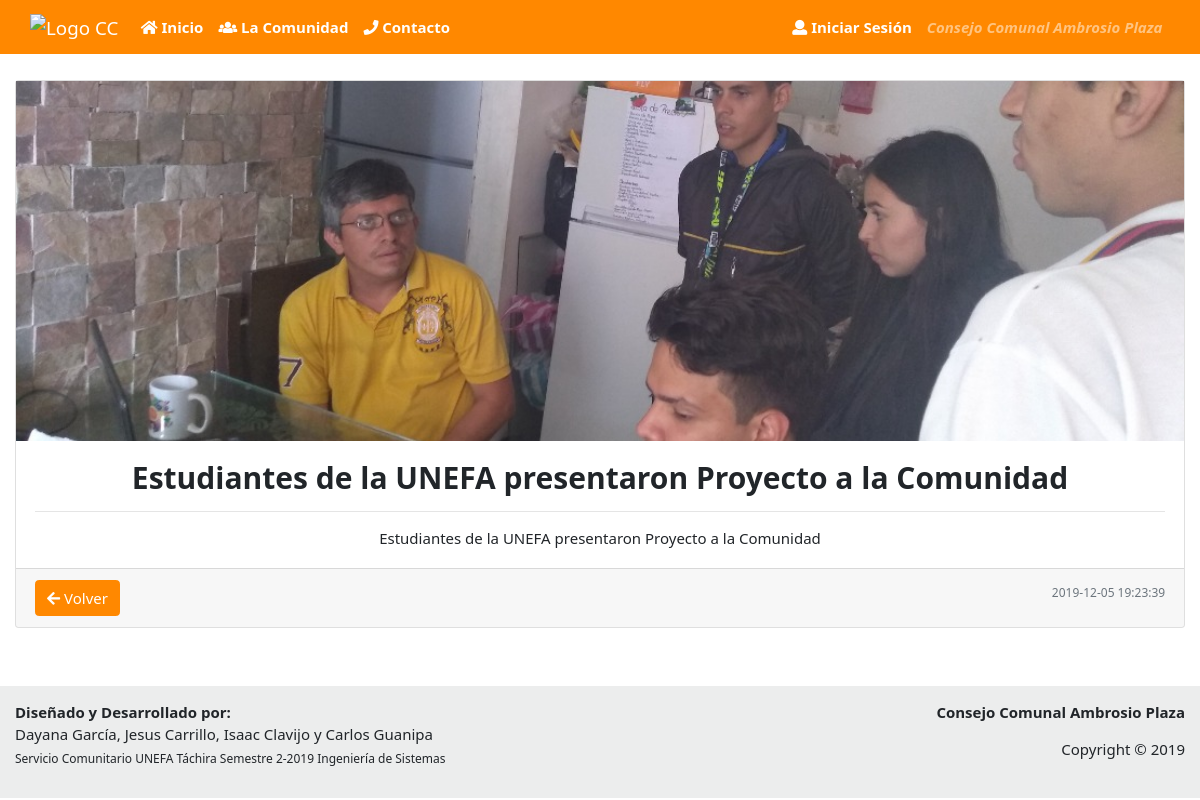
Screenshot of /paginas/noticia_detalle.php?id=4 with the database file from the repository.
### tables this page shows
CREATE TABLE `tab_not` (
  `ident_not` int(11) NOT NULL,
  `titul_not` varchar(100) DEFAULT NULL,
  `desco_not` varchar(100) DEFAULT NULL,
  `descr_not` varchar(2000) DEFAULT NULL,
  `image_not` varchar(250) DEFAULT NULL,
  `fecpu_not` datetime DEFAULT CURRENT_TIMESTAMP,
  `statu_not` varchar(45) DEFAULT NULL
);

### paginas/noticia_detalle.php (the view, shortened to what this page needs)
<?php
require_once('includes/principal_header.php');
$id = $_GET['id'];
?>
<head>
</head>
<?php
  $query="SELECT * FROM tab_not WHERE ident_not = '$id'";
  $resultado= $conexion->query($query);
  while($row=$resultado->fetch_assoc()){
    if ($row['image_not'] != 'default.jpg')
    {
      $foto = '../imagen/uploads/'.$row['image_not'];
    }else{
      $foto = '../imagen/uploads/'.$row['image_not'];
    }
?>
<body>
  <div class="container text-center noticia-detalle">
    <div class="card">
      <img class="card-img-fluid image-size-detalle" src="<?php echo $foto; ?>" alt="Foto de la Noticia">
      <div class="card-body">
        <h2><b><?php echo $row['titul_not'] ?></b></h2>
        <hr>
        <p class="card-text"><?php echo $row['descr_not'] ?></p>
      </div>
      <div class="card-footer">
        <a class="btn btn-primary float-left" href="../index.php"><i class="fa fa-arrow-left"></i> Volver</a>
        <p class="card-text float-right"><small class="text-muted"><?php echo $row['fecpu_not'] ?></small></p>
      </div>
    </div>
  </div>
</body>
<?php
  }
?>
<?php require_once('includes/principal_footer.php'); ?>

### css/estilos.css (style rules this page uses)
.noticia-detalle { padding-top: 80px; padding-bottom: 50px; }
.image-size-detalle { width: 100%; height: 30vw; object-fit: cover; }

### css/estilos_crud.css (style rules this page uses)
body { color: #566787; background: #f5f5f5; font-family: 'Varela Round', sans-serif; font-size: 13px; }

### rows the page displays
tab_not: image_not (picture), titul_not "Estudiantes de la UNEFA presentaron Proyecto a la Comunidad", descr_not "Estudiantes de la UNEFA presentaron Proyecto a la Comunidad", fecpu_not "2019-12-05 19:23:39"
